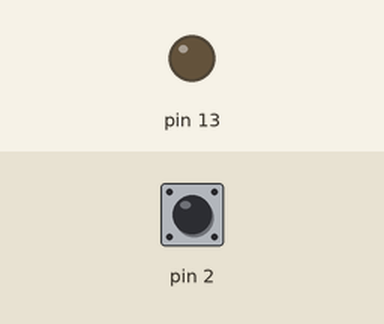
Bench run of a sketch on a simulated Arduino Uno, built with avr-gcc and run on an emulated ATmega328P. On the bench: output pins drawn as LEDs (lit = HIGH). Inputs (shaded band) come from the test bench; at power-on: pin 2 HIGH. What the sketch prints to the serial monitor is not drawn.

Above: at 1.2 s.
1.3 s: pin 2 pulled LOW for 0.15 s
At 1.38 s:
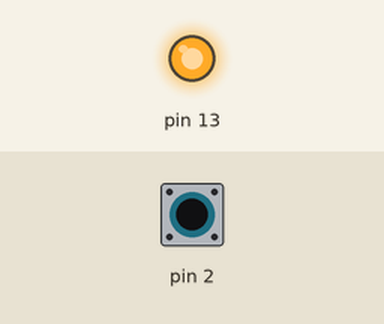
2.9 s: pin 2 pulled LOW for 3.2 s
At 6.5 s:
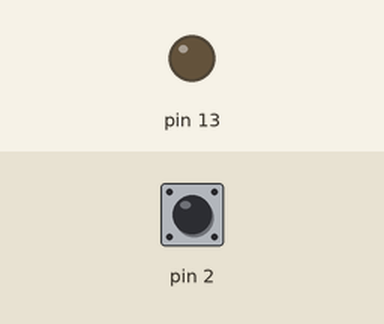
Timing chart, 0 to 8.0 s (numbered marks = the images above; inputs shaded):
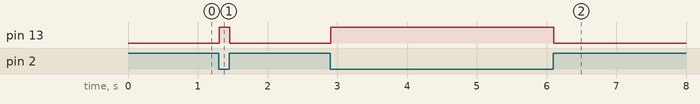

The sketch:

DigitalInputPullup.ino
```cpp
void setup()
{
  Serial.begin(9600);
  pinMode(13, OUTPUT);
  pinMode(2, INPUT_PULLUP);
}
void loop()
{
  int sensorvalue = digitalRead(2);
  Serial.println(sensorvalue);
  if(sensorvalue == LOW)
  {
    digitalWrite(13, HIGH);
  }
  else
  {
    digitalWrite(13, LOW);
  }
}
```

Measured:
- after the input at 1.3 s, pin 13: LOW → HIGH at once, → LOW 0.15 s later
- after the input at 2.9 s, pin 13: LOW → HIGH at once, → LOW 3.2 s later
